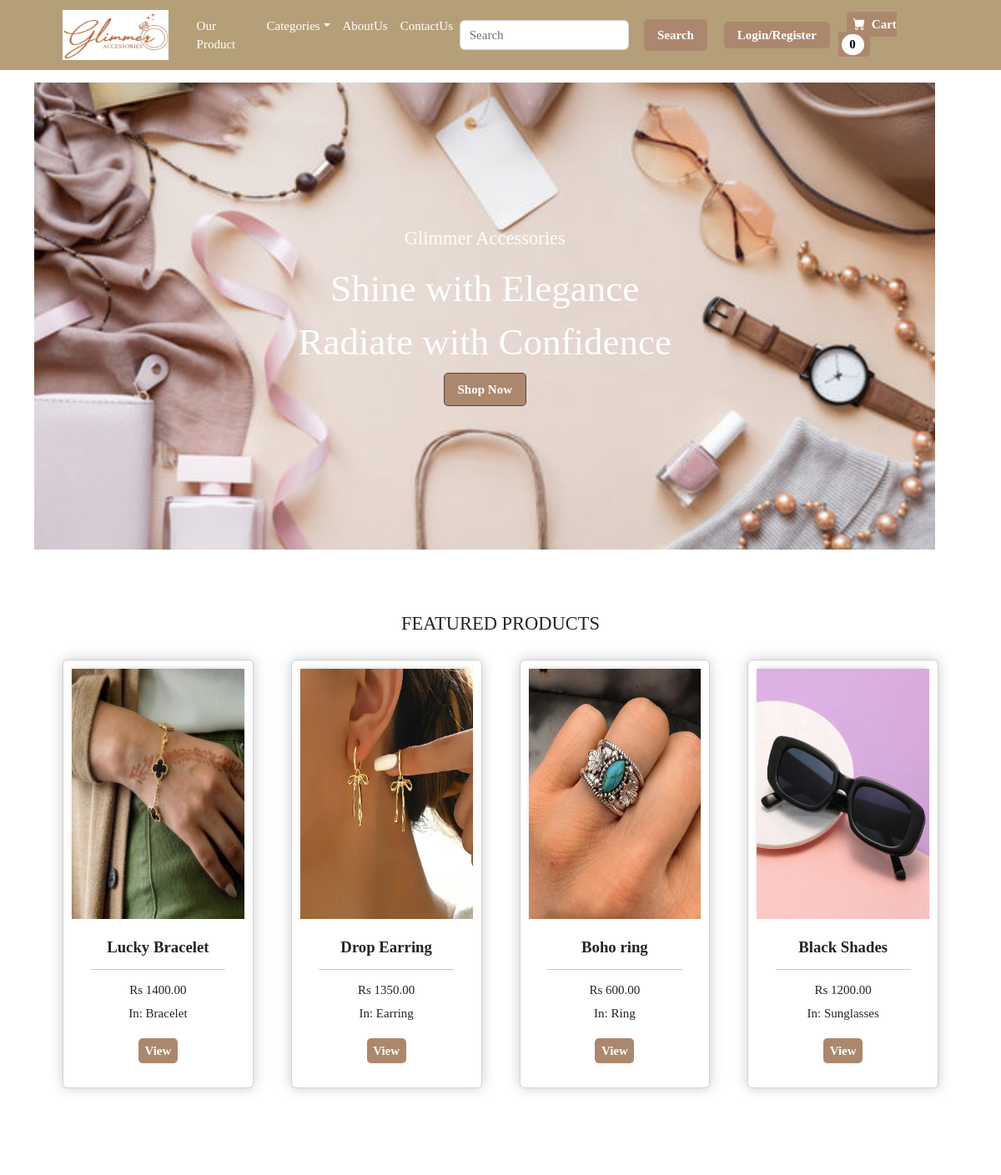
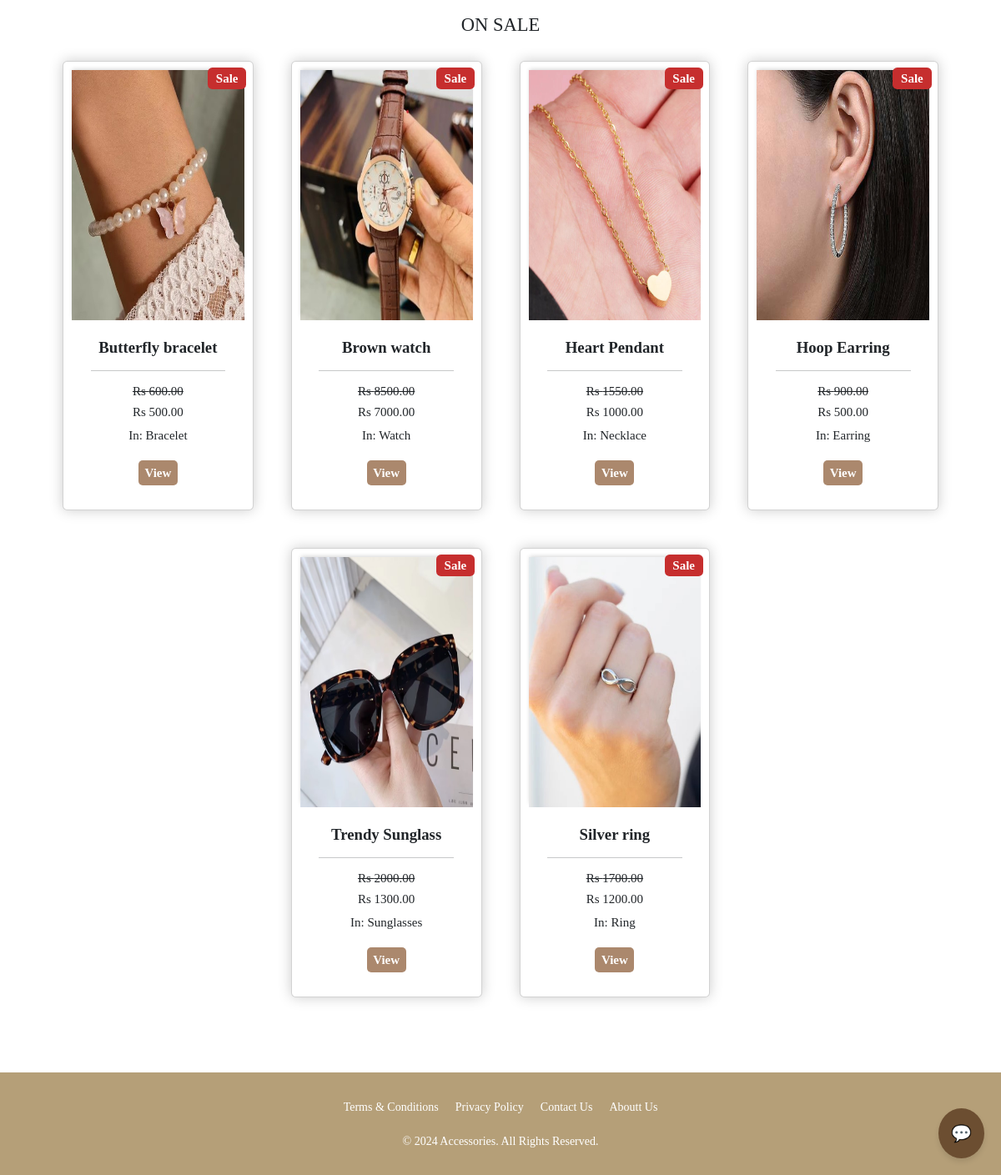
The page / on the database its author committed (2 pictures, top to bottom).
### ecommerce/models.py (models this page shows, shortened)
class Product(models.Model):
    name=models.CharField(max_length=100)
    price=models.DecimalField(default=0,decimal_places=2,max_digits=6)
    category=models.ForeignKey(Category,on_delete=models.CASCADE,default=1)
    description=models.CharField(max_length=250,default='',blank=True,null=True)
    image=models.ImageField(upload_to='uploads/product')
    is_sale=models.BooleanField(default=False)
    sale_price=models.DecimalField(default=0,decimal_places=2,max_digits=6)

class Category(models.Model):
    name = models.CharField(max_length=200)
    def __str__(self):
		    return self.name

### ecommerce/views.py (the view)
# urls.py: path('',views.home,name='home'),
def home(request):
    sale_products = Product.objects.filter(is_sale=True)
    products = Product.objects.filter(is_sale=False).order_by('?')[:4]
    return render(request, 'home.html', {
        'sale_products': sale_products,
        'products': products
    })

### cart/cart.py (called while the page is built)
    def __len__(self):
        return len(self.cart)

### cart/context_processors.py (called while the page is built)
def cart(request):
    return{'cart':Cart(request)}

### ecommerce/templates/home.html (shortened to what this page needs)
{%extends 'main.html' %}
{%load static%}
{%block content%}
<html>
    <head>
    </head>
</html>
<header class="py-5">
    <div class="container">
            <div id="slider">
                <figure>
                    <img src="{% static 'images/1.jpg' %}" alt="Image 1">
                </figure>
                <div class="overlay">
                    <h5>Glimmer Accessories</h5>
                    <h1>Shine with Elegance</h1>
                    <h1>Radiate with Confidence</h1>
                    <button onclick="location.href=''">Shop Now</button>
                </div>
    </div>
</header>
        <section class="py-5">
            <div class="container px-4 px-lg-5 mt-3">
                <h4><center>FEATURED PRODUCTS</center></h4>
                <br>
                <div class="row gx-4 gx-lg-5 row-cols-2 row-cols-md-3 row-cols-xl-4 justify-content-center">
                    {% for product in products %}
                        <div class="col mb-5">
                            <div class="card h-100 box-element">
                                <img class="thumbnail" src="{{ product.image.url }}" alt="{{ product.name }}">
                                <div class="card-body p-4 text-center">
                                    <h5 class="fw-bolder">{{ product.name }}</h5>
                                    <hr>
                                    <h6>Rs {{ product.price }}</h6>
                                    In: {{ product.category }}
                                </div>
                                <div class="card-footer p-4 pt-0 border-top-0 bg-transparent text-center">
                                    <a class="custom-cart-button" href="{% url 'product' product.id %}">View</a>
                                </div>
                            </div>
                        </div>
                    {% endfor %}
                </div>
                </div>
                </section>
        <section class="py-5">
            <div class="container px-4 px-lg-5 mt-3">
                <h4><center>ON SALE</center></h4>
                <br>
                <div class="row gx-4 gx-lg-5 row-cols-2 row-cols-md-3 row-cols-xl-4 justify-content-center">
                    {% for product in sale_products %}
                        <div class="col mb-5">
                            <div class="card h-100 box-element">
                                <div class="badge text-white position-absolute" style="top: 0.5rem; right: 0.5rem; background-color: #C62E2E;">Sale</div>
                                <img class="thumbnail" src="{{ product.image.url }}" alt="{{ product.name }}">
                                <div class="card-body p-4 text-center">
                                    <h5 class="fw-bolder">{{ product.name }}</h5>
                                    <hr>
                                    <h6><strike>Rs {{ product.price }}</strike></h6>
                                    <h6>Rs {{ product.sale_price }}</h6>
                                    In: {{ product.category }}
                                </div>
                                <div class="card-footer p-4 pt-0 border-top-0 bg-transparent text-center">
                                    <a class="custom-cart-button" href="{% url 'product' product.id %}">View</a>
                                </div>
                            </div>
                        </div>
                    {% endfor %}
                </div>
            </div>
        </section>
{%endblock content%}

### ecommerce/templates/main.html (style rules this page uses)
* { margin: 0; padding: 0; box-sizing: border-box; }

### ecommerce/templates/home.html (style rules this page uses)
* { margin: 0; padding: 0; box-sizing: border-box; }
html, body { width: 100%; height: 100%; overflow-x: hidden; }
#slider { position: relative; width: 90vw; height: 70vh; overflow: hidden; }
#slider figure { display: flex; position: absolute; width: 500%; margin: 0; left: 0; top: 0; animation: sliderAnimation 15s infinite; }
#slider figure img { width: 90vw; height: 70vh; object-fit: cover; }
.overlay { position: absolute; top: 0; left: 0; width: 100%; height: 100%; background: rgba(0, 0, 0, 0); display: flex; flex-direction: column; justify-content: center; align-items: center; color: white; text-align: center; }
.overlay h1 { font-size: 3rem; margin-bottom: 10px; color: white; }
.overlay h5 { font-size: 1.5rem; margin-bottom: 20px; color: white; }
.overlay button { background-color: #AB886D; color: white; border: 1px solid #54473F; margin: 0 10px; padding: 8px 16px; border-radius: 5px; font-weight: bold; transition: background-color 0.3s ease; }

### rows shown on the page
Product: image (picture), price "1400.00", category "Bracelet"
Product: image (picture), price "1350.00", category "Earring"
Product: image (picture), price "600.00", category "Ring"
Product: image (picture), price "1200.00", category "Sunglasses"
Product: image (picture), price "600.00", sale_price "500.00", category "Bracelet"
Product: image (picture), price "8500.00", sale_price "7000.00", category "Watch"
Product: image (picture), price "1550.00", sale_price "1000.00", category "Necklace"
Product: image (picture), price "900.00", sale_price "500.00", category "Earring"
Product: image (picture), price "2000.00", sale_price "1300.00", category "Sunglasses"
Product: image (picture), price "1700.00", sale_price "1200.00", category "Ring"

### other values the page prints
{{ cart|length }} "0"
